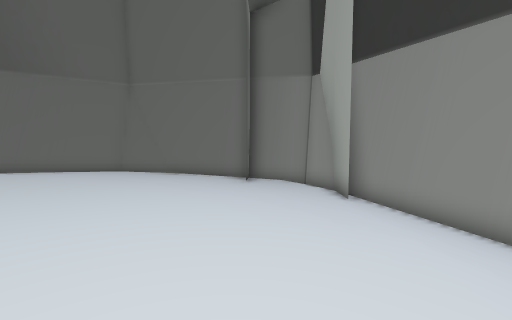
view 1 (above)

12 first-person views from a walk through a scene from a Unity 3-D project. The camera is 1.5 m above the floor, tilts 4° down and sees 90° across. The floor is counted in squares, 1 m on a side. Each view is taken from the middle of a square. On the plan, view 1 faces up. The plan holds only what a view shows up to about 13 squares ahead; the rest is blank. The place goes on beyond the plan.

view 2
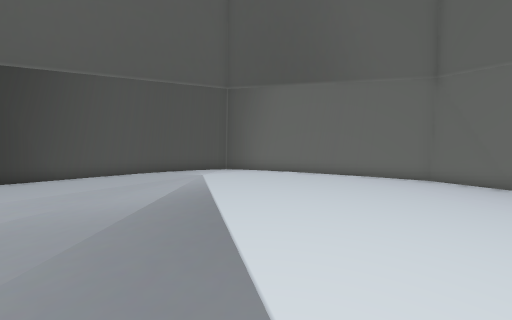

view 3
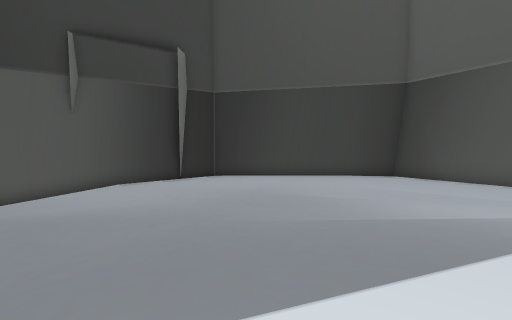

view 4
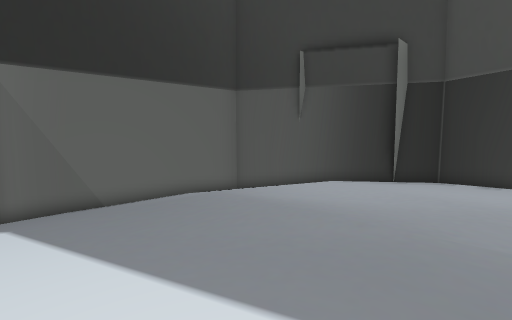

view 5
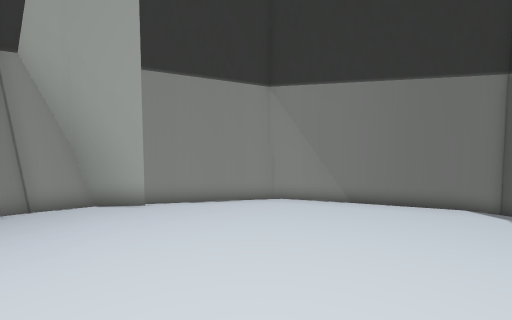

view 6
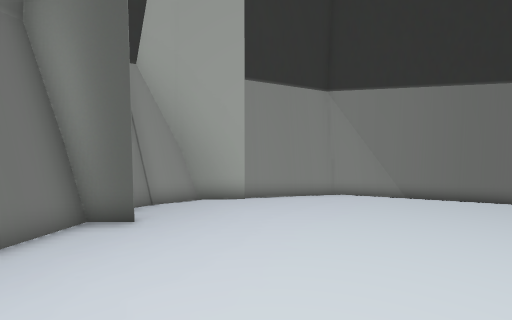

view 7
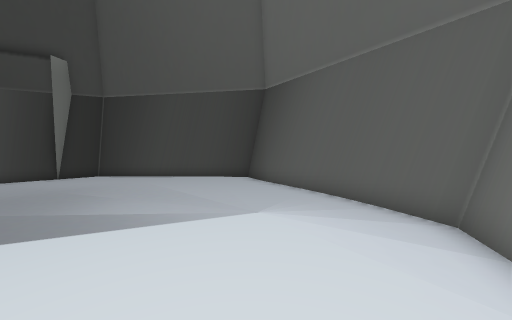

view 8
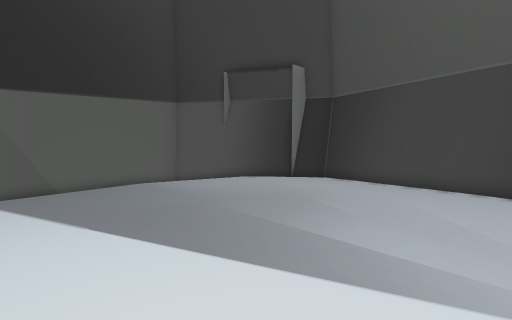

view 9
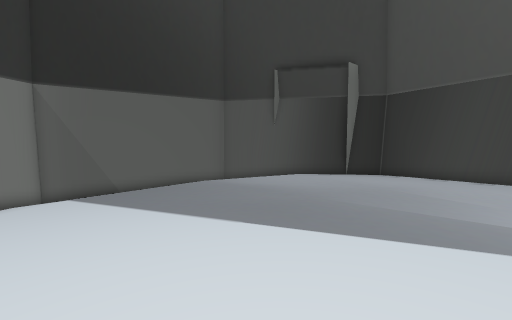

view 10
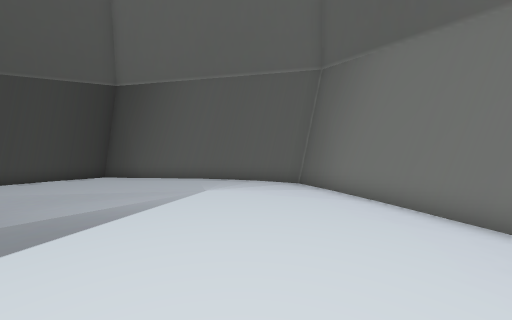

view 11
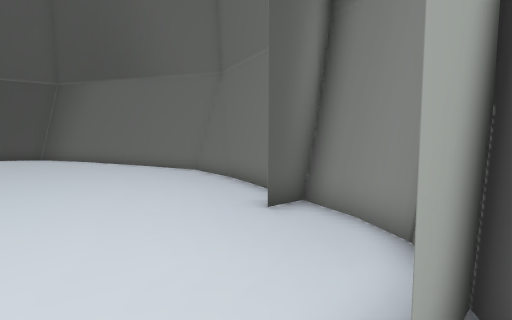

view 12
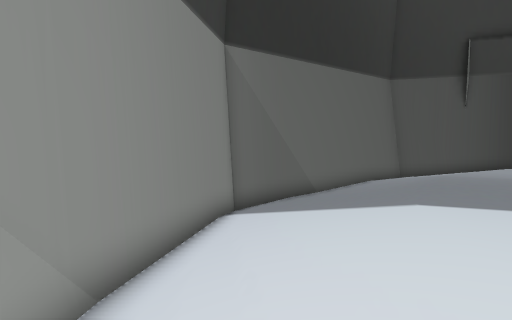

### Floor plan
Key: @ floor where view 1 was taken; # wall or solid block; . main floor; : floor 0.25 m higher than the main floor; - floor 0.25 m lower than the main floor; _ floor 0.5 m lower than the main floor; < floor 0.75 m lower than the main floor; ( floor 1 m lower than the main floor; / step, stairs or slope.
Columns run from 16 left of view 1 to 7 right of it. Each row starts with its distance up from view 1.
 12         ########
 11        ##...---#####
 10      ###.....---#-_#
  9    ###........-----#
  8   ##:::.......-----##
  7   #:::::......-----_##
  6   #::::::......----/<#
  5  ##::::::......----/_##
  4  #:::::::......----//<##
  3  #:::::::.....-----///(#
  2 ##::::::......-----//<##
  1 #...::........-----//(#
  0 #............---@-_//(#
 -1 #............-----///(#
 -2 #...........------////#
 -3 ##.........------/////#
 -4  ##......-------/////##
 -5   #------------//////#
 -6   ##----------/////###
 -7    ##--------////###
 -8     ###----////<##
 -9       ######//###
-10            ####

Where each view was taken, in squares from view 1:
view 1: 0 up, 0 right, facing up
view 2: 0 up, 4 left, facing up-left
view 3: 3 up, 4 left, facing down-left
view 4: 3 up, 4 left, facing down
view 5: 4 up, 5 left, facing right
view 6: 7 up, 6 left, facing right
view 7: 8 up, 8 left, facing down-left
view 8: 6 up, 8 left, facing down
view 9: 6 up, 5 left, facing down
view 10: 6 up, 5 left, facing left
view 11: 6 up, 3 right, facing up-left
view 12: 3 up, 4 right, facing down
